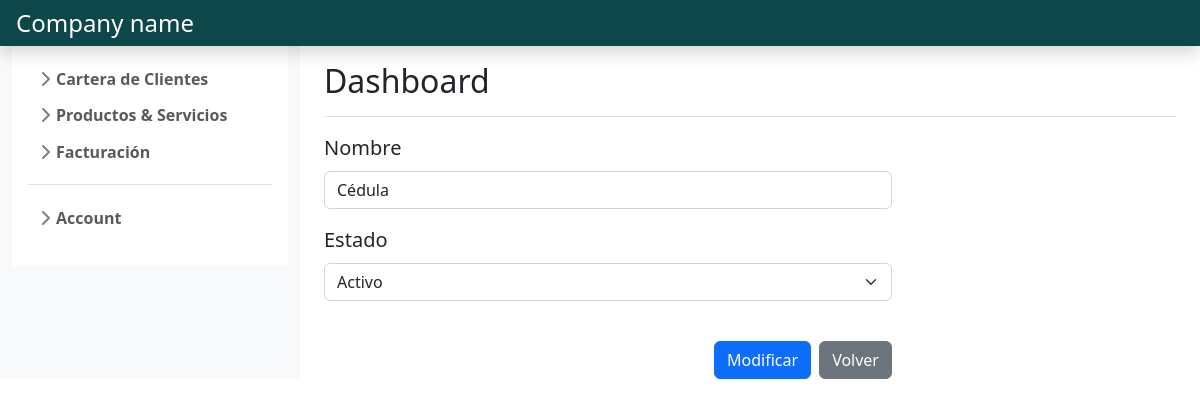
Page /customers_management/gestion_tipodocumento/modificar_tipo_documento/1/ (signed in) on the earlier database version.
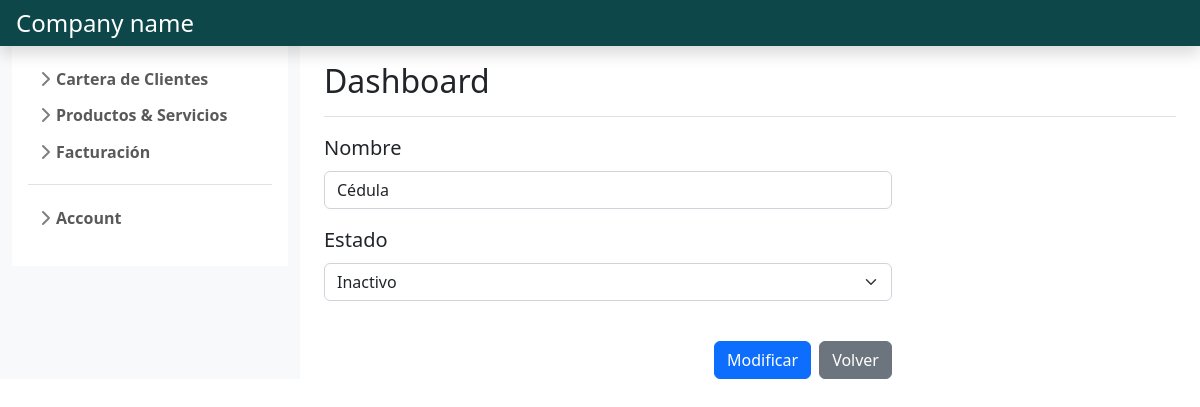
Same page on the later database version.
### customers_management/models.py (models this page shows, shortened)
class TipoDocumento(models.Model):
    nombre= models.CharField(max_length= 15)
    estado= models.BooleanField(default=True)
    creado= models.DateTimeField(auto_now_add=True)
    actualizado= models.DateTimeField(auto_now=True)

### customers_management/views.py (the view, shortened to what this page needs)
# urls.py: path('gestion_tipodocumento/modificar_tipo_documento/<int:idtipodocumento>/', views.modificar_tipodocumento, name='modificar tipo documento'),
@login_required
def modificar_tipodocumento(request, idtipodocumento):
    if request.method == 'GET':
        tipodocumento= get_object_or_404(TipoDocumento, pk= idtipodocumento)
        formmodificartipodocumento= FormModificarTipoDocumento(instance=tipodocumento)
        return render(request, 'formulario_modificar_tipo_documento.html', {'form':formmodificartipodocumento})

### customers_management/forms.py
class FormModificarTipoDocumento(forms.ModelForm):
    class Meta:
        model= TipoDocumento
        fields= ['nombre','estado',]
        widgets= {'nombre': forms.TextInput(attrs={'class':'form-control', 'placeholder':'Escriba el nombre del tipo de documento.'}),
                  'estado': forms.Select(attrs={'class':'form-select'}, choices=[(False, 'Inactivo'), (True, 'Activo')]),
                }

### customers_management/templates/formulario_modificar_tipo_documento.html (shortened to what this page needs)
{% extends 'base.html' %}
{% load static %}
{% block content %}
<form method="post" class="needs-validation" novalidate>
    {% for field in form %}
        <div class="mb-3 gy-2">
            <div class="col-sm-8 ">
                <label for="{{ field.name }}" class="form-label fs-5">{{field.label}}</label>
                {{field}}
            </div>
        </div>
    {% endfor %}
</form>
<br>
<div class="d-grid col-sm-8 gap-2 d-md-flex justify-content-md-end">
    <button type="button" class="btn btn-primary" data-bs-toggle="modal" data-bs-target="#exampleModal">
        Modificar
    </button>
    <a class="btn btn-secondary" href="{% url 'gestion tipo documento' %}">Volver</a>
</div>
{% endblock %}

Differences in the rows shown:
changed TipoDocumento "Cédula": estado "Activo" → "Inactivo"
